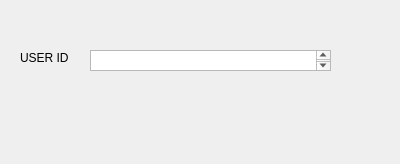
<?xml version="1.0" encoding="UTF-8"?>
<ui version="4.0">
 <class>Show_ID</class>
 <widget class="QWidget" name="Show_ID">
  <property name="geometry">
   <rect>
    <x>0</x>
    <y>0</y>
    <width>400</width>
    <height>164</height>
   </rect>
  </property>
  <property name="maximumSize">
   <size>
    <width>400</width>
    <height>300</height>
   </size>
  </property>
  <property name="windowTitle">
   <string>Show_ID</string>
  </property>
  <widget class="QTextBrowser" name="ID_Browser">
   <property name="geometry">
    <rect>
     <x>90</x>
     <y>50</y>
     <width>241</width>
     <height>21</height>
    </rect>
   </property>
  </widget>
  <widget class="QLabel" name="ID_label">
   <property name="geometry">
    <rect>
     <x>20</x>
     <y>50</y>
     <width>60</width>
     <height>16</height>
    </rect>
   </property>
   <property name="text">
    <string>USER ID</string>
   </property>
  </widget>
 </widget>
 <resources/>
 <connections/>
</ui>
